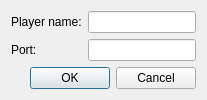
<?xml version="1.0" encoding="UTF-8"?>
<ui version="4.0">
 <class>NetplayStartHostDialog</class>
 <widget class="QDialog" name="NetplayStartHostDialog">
  <property name="geometry">
   <rect>
    <x>0</x>
    <y>0</y>
    <width>400</width>
    <height>229</height>
   </rect>
  </property>
  <property name="sizePolicy">
   <sizepolicy hsizetype="Preferred" vsizetype="Preferred">
    <horstretch>0</horstretch>
    <verstretch>0</verstretch>
   </sizepolicy>
  </property>
  <property name="windowTitle">
   <string>NETPLAY HOST</string>
  </property>
  <layout class="QVBoxLayout" name="verticalLayout">
   <property name="sizeConstraint">
    <enum>QLayout::SetFixedSize</enum>
   </property>
   <item>
    <layout class="QFormLayout" name="formLayout">
     <item row="0" column="0">
      <widget class="QLabel" name="label">
       <property name="text">
        <string>Player name:</string>
       </property>
      </widget>
     </item>
     <item row="1" column="0">
      <widget class="QLabel" name="label_2">
       <property name="text">
        <string>Port:</string>
       </property>
      </widget>
     </item>
     <item row="0" column="1">
      <widget class="QLineEdit" name="txtPlayerName"/>
     </item>
     <item row="1" column="1">
      <widget class="QLineEdit" name="txtPort"/>
     </item>
    </layout>
   </item>
   <item>
    <widget class="QDialogButtonBox" name="buttonBox">
     <property name="orientation">
      <enum>Qt::Horizontal</enum>
     </property>
     <property name="standardButtons">
      <set>QDialogButtonBox::Cancel|QDialogButtonBox::Ok</set>
     </property>
    </widget>
   </item>
  </layout>
 </widget>
 <resources/>
 <connections>
  <connection>
   <sender>buttonBox</sender>
   <signal>accepted()</signal>
   <receiver>NetplayStartHostDialog</receiver>
   <slot>accept()</slot>
   <hints>
    <hint type="sourcelabel">
     <x>248</x>
     <y>254</y>
    </hint>
    <hint type="destinationlabel">
     <x>157</x>
     <y>274</y>
    </hint>
   </hints>
  </connection>
  <connection>
   <sender>buttonBox</sender>
   <signal>rejected()</signal>
   <receiver>NetplayStartHostDialog</receiver>
   <slot>reject()</slot>
   <hints>
    <hint type="sourcelabel">
     <x>316</x>
     <y>260</y>
    </hint>
    <hint type="destinationlabel">
     <x>286</x>
     <y>274</y>
    </hint>
   </hints>
  </connection>
 </connections>
</ui>
